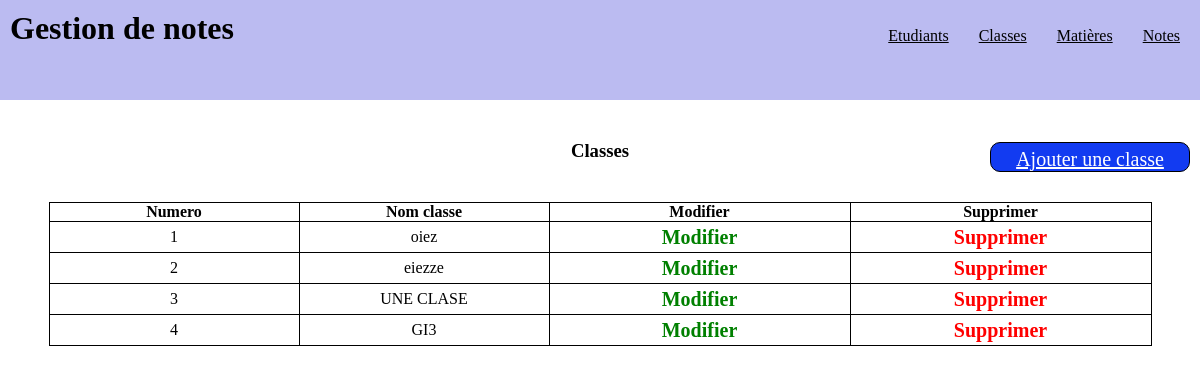
/classes.php, run on the app's committed database.
### tables this page shows
CREATE TABLE `classe` (
  `id` int(4) NOT NULL,
  `nom` varchar(30) NOT NULL
);

### classes.php (the view, shortened to what this page needs)
<?php
include "header.php";
include "connexion_bdd.php";
?>
<!DOCTYPE html>
<html lang="en">
<head>
    <link rel="stylesheet" href="style.css">
</head>
<body>
    <div  class="sous_titre">
        <h3>Classes</h3>
    </div>
    <div class="un_bouton">
        <a href="ajouter_classe.php">Ajouter une classe</a>
    </div>
    <table class="la_table">
            <tr>
                <th>Numero</th>
                <th>Nom classe</th>
                <th>Modifier</th>
                <th>Supprimer</th>
            </tr>
            <?php
            $requete =
            "SELECT `id`, `nom` FROM `classe` ";
            $resultat = $connexion->query($requete);
            $compter = 0;
            if ($resultat->num_rows > 0) {
                while ($row = $resultat->fetch_assoc()) {
                    $compter = $compter + 1;
                    echo "<tr><td>" . $compter . "</td>";
                    echo "<td>" . $row["nom"] . "</td>";
                    $id_val = $row["id"];
                    echo'
                    <td><form action="modifier_classe.php" method="post" enctype="multipart/form-data">
                    <input type="text" value="'.$id_val.'" name="id_val"  hidden>
                    <input type="submit" value="Modifier" class="modifier">
                    </form></td>
                    ';
                    echo'
                    <td><form action="supprimer_classe.php" method="post">
                    <input type="text" value="'.$id_val.'" name="id_val" id="id_val"  hidden>
                    <input type="submit" value="Supprimer" class="supprimer">
                    </form></td></tr>
                    ';
                }
            }
            ?>
    </table>
</body>
</html>

### style.css (style rules this page uses)
body { margin: 0; }
.sous_titre, .la_table { text-align: center; display: flex; align-items: center; justify-content: center; margin-top: 40px; }
.la_table { border-collapse: collapse; }
.la_table tr th, td { width: 250px; border: 1px solid black; }
.envoyer, input, select { border: 1px solid black; height: 30px; width: 300px; margin-top: 30px; font-size: 20px; border-radius: 10px; }
.un_bouton { position: absolute; right: 0; border: 1px solid black; background-color: rgb(18, 59, 241); border-radius: 10px; height: 30px; padding-top: 5px; margin-top: -20px; width: 200px; margin-right: 10px; text-align: center; align-items: center; justify-content: center; }
.un_bouton a { color: white; font-size: 20px; }
* { margin: 0; padding: 0; box-sizing: border-box; font-family: "Poppins", "sans-serif"; }

### classes.php (style rules this page uses)
th { border : 1px solid black; }
.modifier { border : none; background : none; color : green; border-radius : 0px; font-weight: bolder; margin-top : 0px; }
.supprimer { border : none; background : none; color : red; font-weight: bolder; margin-top : 0px; }

### data on the page
classe: nom "oiez"
classe: nom "eiezze"
classe: nom "UNE CLASE"
classe: nom "GI3"
